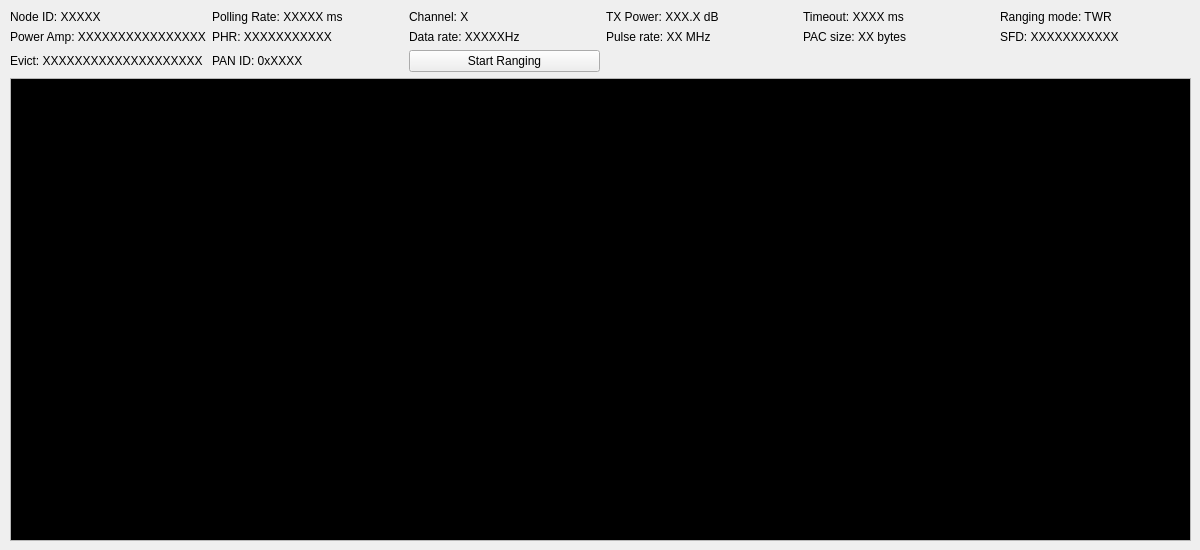
      <widget class="QWidget" name="Terminal">
       <attribute name="title">
        <string>Terminal</string>
       </attribute>
       <widget class="QWidget" name="verticalLayoutWidget_4">
        <property name="geometry">
         <rect>
          <x>10</x>
          <y>0</y>
          <width>1181</width>
          <height>541</height>
         </rect>
        </property>
        <layout class="QVBoxLayout" name="verticalLayout_5">
         <item>
          <spacer name="verticalSpacer_4">
           <property name="orientation">
            <enum>Qt::Vertical</enum>
           </property>
           <property name="sizeType">
            <enum>QSizePolicy::Fixed</enum>
           </property>
           <property name="sizeHint" stdset="0">
            <size>
             <width>20</width>
             <height>10</height>
            </size>
           </property>
          </spacer>
         </item>
         <item>
          <layout class="QGridLayout" name="gridLayout_5">
           <item row="0" column="5">
            <widget class="QLabel" name="RangingModeLabel_2">
             <property name="text">
              <string>Ranging mode: TWR</string>
             </property>
            </widget>
           </item>
           <item row="0" column="3">
            <widget class="QLabel" name="TxPowerLabel_2">
             <property name="text">
              <string>TX Power: XXX.X dB</string>
             </property>
            </widget>
           </item>
           <item row="1" column="4">
            <widget class="QLabel" name="PacSizeLabel_2">
             <property name="text">
              <string>PAC size: XX bytes</string>
             </property>
            </widget>
           </item>
           <item row="0" column="2">
            <widget class="QLabel" name="ChannelLabel_2">
             <property name="text">
              <string>Channel: X</string>
             </property>
            </widget>
           </item>
           <item row="1" column="2">
            <widget class="QLabel" name="DataRateLabel_2">
             <property name="text">
              <string>Data rate: XXXXXHz</string>
             </property>
            </widget>
           </item>
           <item row="1" column="5">
            <widget class="QLabel" name="SfdLabel_2">
             <property name="text">
              <string>SFD: XXXXXXXXXXX</string>
             </property>
            </widget>
           </item>
           <item row="0" column="0">
            <widget class="QLabel" name="NodeIdLabel">
             <property name="text">
              <string>Node ID: XXXXX</string>
             </property>
            </widget>
           </item>
           <item row="1" column="3">
            <widget class="QLabel" name="PulseRateLabel_2">
             <property name="text">
              <string>Pulse rate: XX MHz</string>
             </property>
            </widget>
           </item>
           <item row="0" column="4">
            <widget class="QLabel" name="TimeoutLabel_2">
             <property name="text">
              <string>Timeout: XXXX ms</string>
             </property>
            </widget>
           </item>
           <item row="1" column="0">
            <widget class="QLabel" name="PowerAmpLabel">
             <property name="text">
              <string>Power Amp: XXXXXXXXXXXXXXXX</string>
             </property>
            </widget>
           </item>
           <item row="1" column="1">
            <widget class="QLabel" name="PhrLabel_2">
             <property name="text">
              <string>PHR: XXXXXXXXXXX</string>
             </property>
            </widget>
           </item>
           <item row="0" column="1">
            <widget class="QLabel" name="PollLabel">
             <property name="text">
              <string>Polling Rate: XXXXX ms</string>
             </property>
            </widget>
           </item>
           <item row="2" column="0">
            <widget class="QLabel" name="EvictLabel">
             <property name="text">
              <string>Evict: XXXXXXXXXXXXXXXXXXXX</string>
             </property>
            </widget>
           </item>
           <item row="2" column="1">
            <widget class="QLabel" name="PanIdLabel_2">
             <property name="text">
              <string>PAN ID: 0xXXXX</string>
             </property>
            </widget>
           </item>
           <item row="2" column="2">
            <widget class="QPushButton" name="StartRangingButton">
             <property name="text">
              <string>Start Ranging</string>
             </property>
            </widget>
           </item>
          </layout>
         </item>
         <item>
          <widget class="QPlainTextEdit" name="plainTextEdit">
           <property name="palette">
            <palette>
             <active>
              <colorrole role="WindowText">
               <brush brushstyle="SolidPattern">
                <color alpha="255">
                 <red>255</red>
                 <green>255</green>
                 <blue>255</blue>
                </color>
               </brush>
              </colorrole>
              <colorrole role="Text">
               <brush brushstyle="SolidPattern">
                <color alpha="255">
                 <red>255</red>
                 <green>255</green>
                 <blue>255</blue>
                </color>
               </brush>
              </colorrole>
              <colorrole role="Base">
               <brush brushstyle="SolidPattern">
                <color alpha="255">
                 <red>0</red>
                 <green>0</green>
                 <blue>0</blue>
                </color>
               </brush>
              </colorrole>
              <colorrole role="PlaceholderText">
               <brush brushstyle="SolidPattern">
                <color alpha="128">
                 <red>255</red>
                 <green>255</green>
                 <blue>255</blue>
                </color>
               </brush>
              </colorrole>
             </active>
             <inactive>
              <colorrole role="WindowText">
               <brush brushstyle="SolidPattern">
                <color alpha="255">
                 <red>255</red>
                 <green>255</green>
                 <blue>255</blue>
                </color>
               </brush>
              </colorrole>
              <colorrole role="Text">
               <brush brushstyle="SolidPattern">
                <color alpha="255">
                 <red>255</red>
                 <green>255</green>
                 <blue>255</blue>
                </color>
               </brush>
              </colorrole>
              <colorrole role="Base">
               <brush brushstyle="SolidPattern">
                <color alpha="255">
                 <red>0</red>
                 <green>0</green>
                 <blue>0</blue>
                </color>
               </brush>
              </colorrole>
              <colorrole role="PlaceholderText">
               <brush brushstyle="SolidPattern">
                <color alpha="128">
                 <red>255</red>
                 <green>255</green>
                 <blue>255</blue>
                </color>
               </brush>
              </colorrole>
             </inactive>
             <disabled>
              <colorrole role="WindowText">
               <brush brushstyle="SolidPattern">
                <color alpha="255">
                 <red>190</red>
                 <green>190</green>
                 <blue>190</blue>
                </color>
               </brush>
              </colorrole>
              <colorrole role="Text">
               <brush brushstyle="SolidPattern">
                <color alpha="255">
                 <red>190</red>
                 <green>190</green>
                 <blue>190</blue>
                </color>
               </brush>
              </colorrole>
              <colorrole role="Base">
               <brush brushstyle="SolidPattern">
                <color alpha="255">
                 <red>239</red>
                 <green>239</green>
                 <blue>239</blue>
                </color>
               </brush>
              </colorrole>
              <colorrole role="PlaceholderText">
               <brush brushstyle="SolidPattern">
                <color alpha="128">
                 <red>0</red>
                 <green>0</green>
                 <blue>0</blue>
                </color>
               </brush>
              </colorrole>
             </disabled>
            </palette>
           </property>
           <property name="autoFillBackground">
            <bool>false</bool>
           </property>
           <property name="backgroundVisible">
            <bool>false</bool>
           </property>
          </widget>
         </item>
        </layout>
       </widget>
      </widget>
